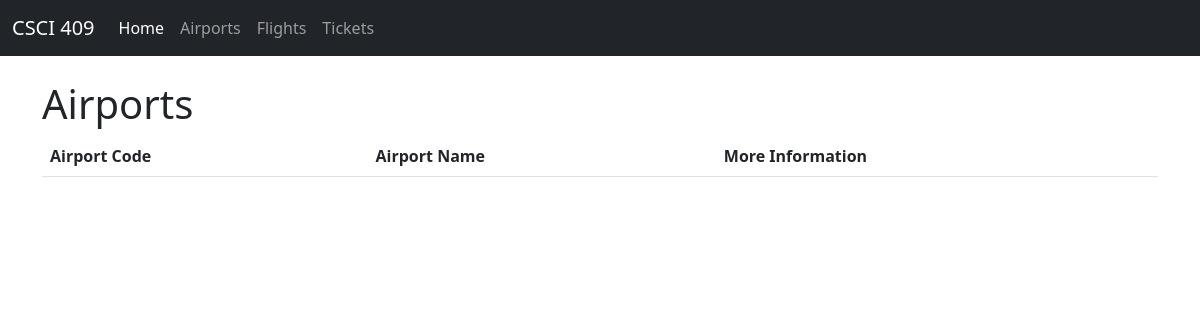
The page /airports/ on the database as committed earlier.
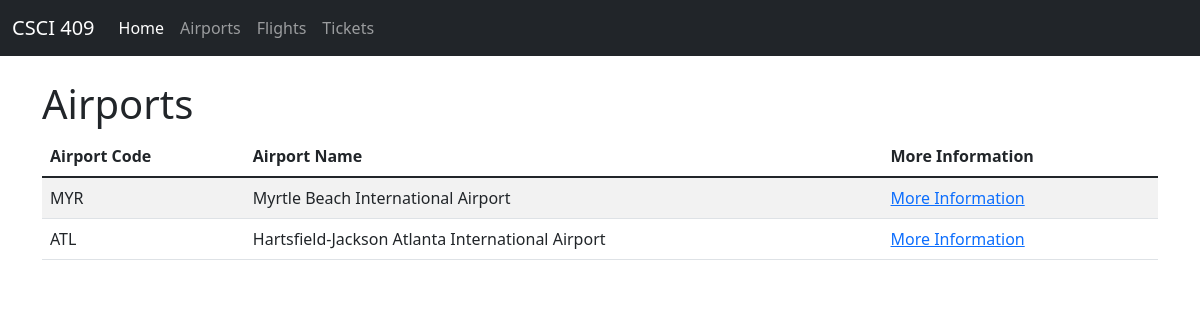
The same page on the database as committed later.
### airports/models.py (models this page shows)
class Airport(models.Model):
    name = models.CharField(max_length=225)
    airport_code = models.CharField(max_length=3)
    address = models.CharField(max_length=225)
    city = models.CharField(max_length=225)
    state = models.CharField(max_length=2)
    zipcode = models.CharField(max_length=5)
    is_open = models.BooleanField()

### airports/views.py (the view)
# urls.py: path('/', views.index),
def index(request):
    airports = Airport.objects.all()
    context = {'airports': airports}
    return render(request, 'airports/index.html', context)
    airport_list = ', '.join([a.airport_code for a in airports])
    return HttpResponse('Showing all airports: ' + airport_list);

### airports/templates/airports/index.html
{% extends 'base.html' %}
{% block content %}
<h1>Airports</h1>
<table class="table table-striped">
    <thead>
        <tr>
            <th scope="col">Airport Code</th>
            <th scope="col">Airport Name</th>
            <th scope="col">More Information</th>
        </tr>
    </thead>
    <tbody>
        {% for airport in airports %}
            <tr>
                <td>{{ airport.airport_code }}</td>
                <td>{{ airport.name }}</td>
                <td><a href="/airports/{{ airport.airport_code }}">More Information</a></td>
            </tr>
        {% endfor %}
    </tbody>
</table>
{% endblock %}

### templates/base.html (shortened to what this page needs)
<!DOCTYPE html>
<html lang="en">
<head>
    <link href="https://cdn.jsdelivr.net/npm/bootstrap@5.1.3/dist/css/bootstrap.min.css" rel="stylesheet">
</head>
<body>
<nav class="navbar navbar-expand-md navbar-dark bg-dark mb-4">
    <div class="container-fluid">
        <a class="navbar-brand" href="#">CSCI 409</a>
        <div class="collapse navbar-collapse" id="navbarCollapse">
            <ul class="navbar-nav me-auto mb-2 mb-md-0">
                <li class="nav-item">
                    <a class="nav-link active" aria-current="page" href="#">Home</a>
                </li>
                <li class="nav-item">
                    <a class="nav-link" href="/airports">Airports</a>
                </li>
                <li class="nav-item">
                    <a class="nav-link" href="/flights">Flights</a>
                </li>
                <li class="nav-item">
                    <a class="nav-link" href="/tickets">Tickets</a>
                </li>
            </ul>
        </div>
    </div>
</nav>
<main>
    <div class="container">
        {% block content %}
        {% endblock %}
    </div>
</main>
</body>
</html>

Rows that differ between the two databases and show on the page:
added Airport: airport_code "MYR", name "Myrtle Beach International Airport"
added Airport: airport_code "ATL", name "Hartsfield-Jackson Atlanta International Airport"
